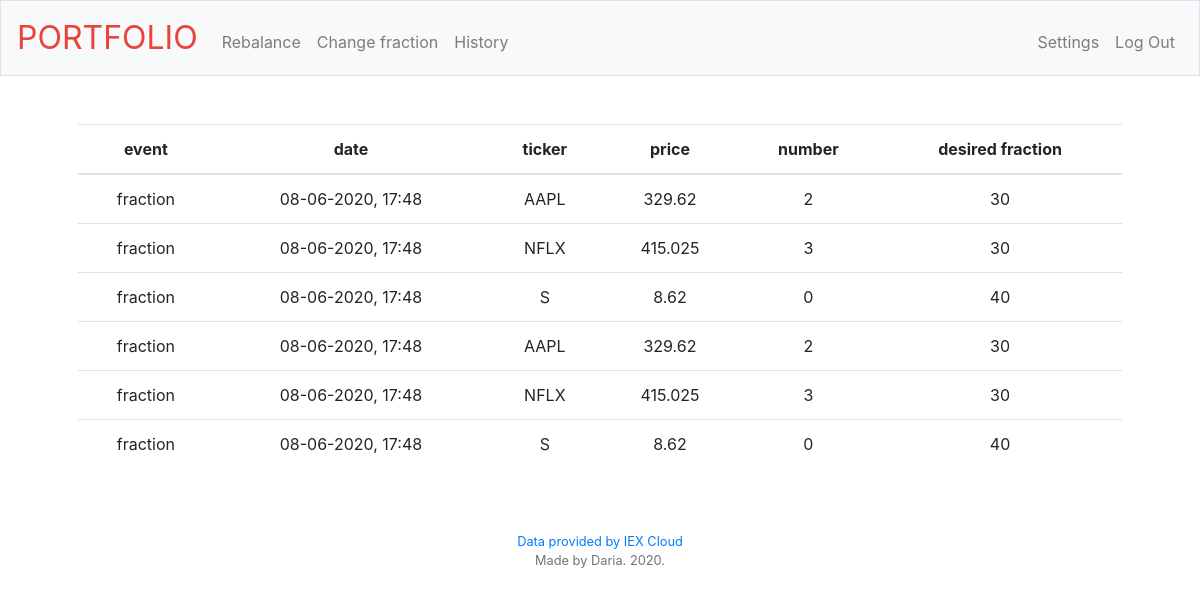
Before: /history with the older database file.
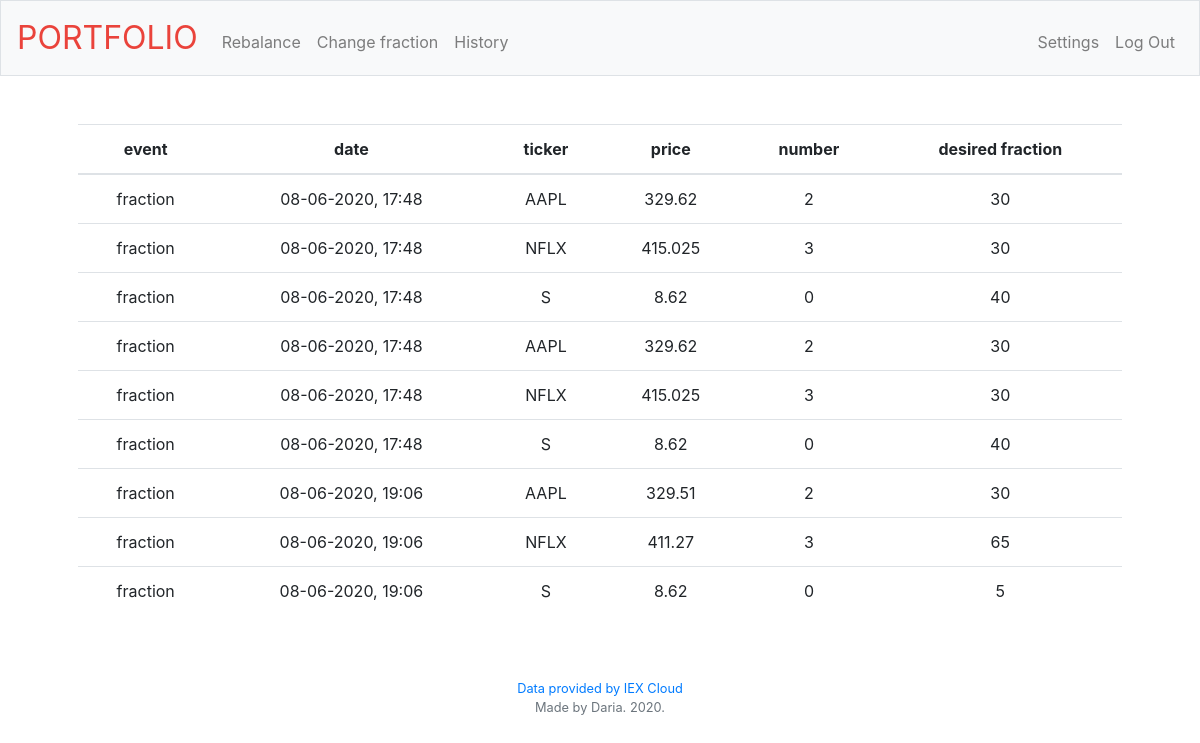
After: the same page with the newer database file.
### tables this page shows
CREATE TABLE 'history' ( 'userid' INTEGER NOT NULL, 'date' DATETIME NOT NULL, 'ticker' VARCHAR(255) NOT NULL, 'price' FLOAT NOT NULL, 'number' INTEGER NOT NULL, 'fraction' INTEGER NOT NULL, 'eventtype' VARCHAR(255) NOT NULL, FOREIGN KEY(userid) REFERENCES users(id) );

### app.py (the view)
@app.route('/history', methods=['GET','POST'])
def history():
    if request.method == "GET":
        with sql.connect(DATABASE) as con:
            con.row_factory = sql.Row
            cur = con.cursor()
            cur.execute("SELECT * FROM history WHERE userid == :userid", {"userid":userid})
            history = cur.fetchall()
            for row in history:
                print(row['eventtype'])
        return render_template('history.html', history=history)

### templates/history.html (shortened to what this page needs)
{% extends "layout.html" %}
{% block main %}
<table class="table">
    <thead>
        <tr>
            <th scope="col">event</th>
            <th scope="col">date</th>
            <th scope="col">ticker</th>
            <th scope="col">price</th>
            <th scope="col">number</th>
            <th scope="col">desired fraction</th>
        </tr>
    </thead>
    <tbody>
        {% for row in history%}
            <tr>
                <td>{{row["eventtype"]}}</td>
                <td>{{row["date"]}}</td>
                <td>{{row["ticker"]}}</td>
                <td>{{row["price"]}}</td>
                <td>{{row["number"]}}</td>
                <td>{{row["fraction"]}}</td>
            </tr>
        {% endfor %}
    </tbody>
</table>
{% endblock %}

### templates/layout.html (shortened to what this page needs)
<!DOCTYPE html>
<html lang="en">
<head>
    <link href="https://maxcdn.bootstrapcdn.com/bootstrap/4.1.3/css/bootstrap.min.css" rel="stylesheet">
    <link href="/static/styles.css" rel="stylesheet">
</head>
<body>
        <nav class="navbar navbar-expand-md navbar-light bg-light border">
            <a class="navbar-brand" href="/"><span class="red">PORTFOLIO</span></a>
            <div class="collapse navbar-collapse" id="navbar">
                <ul class="navbar-nav mr-auto mt-2">
                    <li class="nav-item"><a class="nav-link" href="/rebalance">Rebalance</a></li>
                    <li class="nav-item"><a class="nav-link" href="/changefraction">Change fraction</a></li>
                    <li class="nav-item"><a class="nav-link" href="/history">History</a></li>
                </ul>
                <ul class="navbar-nav ml-auto mt-2">
                    <li class="nav-item"><a class="nav-link" href="/settings">Settings</a></li>
                    <li class="nav-item"><a class="nav-link" href="/logout">Log Out</a></li>
                </ul>
            </div>
        </nav>
        <main class="container p-5">
            {% block main %}{% endblock %}
        </main>
        <footer class="small text-center text-muted">
            <a href="https://iexcloud.io">Data provided by IEX Cloud</a> <br>
            Made by Daria. 2020.
        </footer>
</body>
</html>

### static/styles.css (style rules this page uses)
nav .navbar-brand { font-size: xx-large; }
nav .navbar-brand .red { color: #ea433b; }
main { overflow-x: auto; text-align: center; }

Changed rows visible on the page:
added history: eventtype "fraction", date "08-06-2020, 19:06", ticker "AAPL", price "329.51", number "2", fraction "30"
added history: eventtype "fraction", date "08-06-2020, 19:06", ticker "NFLX", price "411.27", number "3", fraction "65"
added history: eventtype "fraction", date "08-06-2020, 19:06", ticker "S", price "8.62", number "0", fraction "5"
